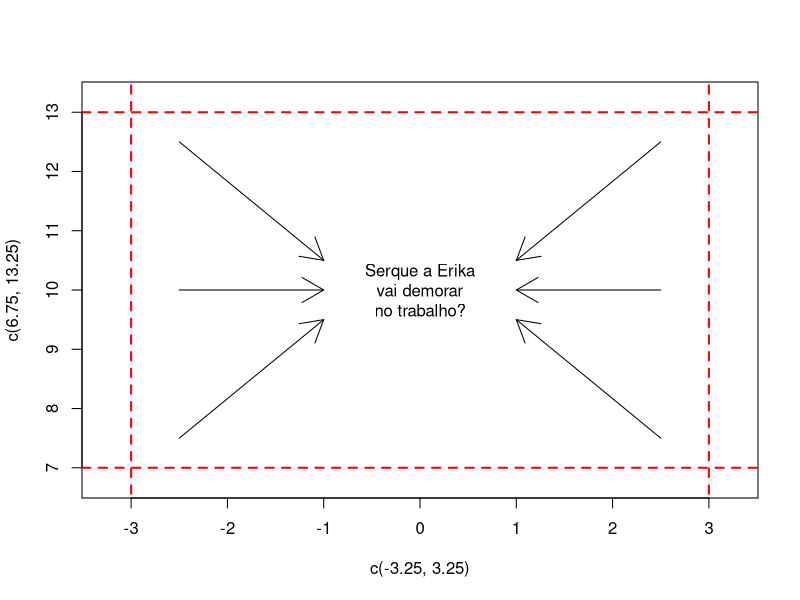

Write the R code that produced this figure.
# A=============================
# creating the plot in blank
plot(c(-3.25, 3.25), c(6.75, 13.25), type = "n")
# adding the orizontal borders
abline(h = c(7, 13), lty = "dashed", lwd = 2, col = "red")
# Adding the vertical borders
segments(c(-3, 3), c(6, 6), c(-3, 3), c(14, 14), "red", "dashed", lwd = 2)
# ading the arrows
# FROM
arrows(
  c(-2.5, -2.5, -2.5, 2.5, 2.5, 2.5), c(12.5, 10, 7.5, 12.5, 10, 7.5),
  # To
  c(-1, -1, -1, 1, 1, 1), c(10.5, 10, 9.5, 10.5, 10, 9.5)
)
# Ads the text in the middle
text(y = 10, x = 0, "Serque a Erika\nvai demorar\nno trabalho?")
